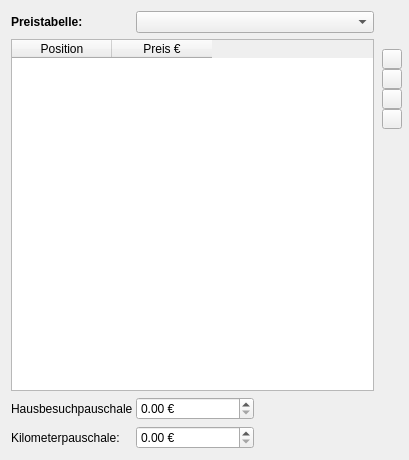
<?xml version="1.0" encoding="UTF-8"?>
<ui version="4.0">
 <class>ConfPricesPriv</class>
 <widget class="QWidget" name="ConfPricesPriv">
  <property name="geometry">
   <rect>
    <x>0</x>
    <y>0</y>
    <width>409</width>
    <height>460</height>
   </rect>
  </property>
  <property name="windowTitle">
   <string>Form</string>
  </property>
  <layout class="QGridLayout" name="gridLayout">
   <property name="rightMargin">
    <number>2</number>
   </property>
   <property name="horizontalSpacing">
    <number>3</number>
   </property>
   <property name="verticalSpacing">
    <number>6</number>
   </property>
   <item row="0" column="0">
    <widget class="QLabel" name="label">
     <property name="font">
      <font>
       <weight>75</weight>
       <bold>true</bold>
      </font>
     </property>
     <property name="text">
      <string>Preistabelle:</string>
     </property>
    </widget>
   </item>
   <item row="0" column="1" colspan="2">
    <widget class="QComboBox" name="cbTable"/>
   </item>
   <item row="1" column="0" rowspan="8" colspan="3">
    <widget class="QTableWidget" name="tableWidget">
     <property name="minimumSize">
      <size>
       <width>0</width>
       <height>350</height>
      </size>
     </property>
     <property name="alternatingRowColors">
      <bool>true</bool>
     </property>
     <property name="selectionMode">
      <enum>QAbstractItemView::SingleSelection</enum>
     </property>
     <column>
      <property name="text">
       <string>Position</string>
      </property>
     </column>
     <column>
      <property name="text">
       <string>Preis €</string>
      </property>
     </column>
    </widget>
   </item>
   <item row="1" column="3">
    <widget class="QWidget" name="widget" native="true">
     <property name="maximumSize">
      <size>
       <width>30</width>
       <height>16777215</height>
      </size>
     </property>
     <layout class="QGridLayout" name="gridLayout_2">
      <property name="leftMargin">
       <number>0</number>
      </property>
      <property name="topMargin">
       <number>10</number>
      </property>
      <property name="rightMargin">
       <number>0</number>
      </property>
      <property name="bottomMargin">
       <number>0</number>
      </property>
      <property name="spacing">
       <number>0</number>
      </property>
      <item row="0" column="0">
       <widget class="QPushButton" name="pbAdd">
        <property name="maximumSize">
         <size>
          <width>20</width>
          <height>20</height>
         </size>
        </property>
        <property name="toolTip">
         <string>Position hinzufügen</string>
        </property>
        <property name="text">
         <string/>
        </property>
        <property name="icon">
         <iconset resource="images/images.qrc">
          <normaloff>:/plus.png</normaloff>:/plus.png</iconset>
        </property>
       </widget>
      </item>
      <item row="1" column="0">
       <widget class="QPushButton" name="pbDel">
        <property name="maximumSize">
         <size>
          <width>20</width>
          <height>20</height>
         </size>
        </property>
        <property name="toolTip">
         <string>Position entfernen</string>
        </property>
        <property name="text">
         <string/>
        </property>
        <property name="icon">
         <iconset resource="images/images.qrc">
          <normaloff>:/minus.png</normaloff>:/minus.png</iconset>
        </property>
       </widget>
      </item>
      <item row="2" column="0">
       <widget class="QPushButton" name="pbUp">
        <property name="maximumSize">
         <size>
          <width>20</width>
          <height>20</height>
         </size>
        </property>
        <property name="toolTip">
         <string>Position nach oben</string>
        </property>
        <property name="text">
         <string/>
        </property>
        <property name="icon">
         <iconset resource="images/images.qrc">
          <normaloff>:/up.png</normaloff>:/up.png</iconset>
        </property>
       </widget>
      </item>
      <item row="3" column="0">
       <widget class="QPushButton" name="pbDown">
        <property name="maximumSize">
         <size>
          <width>20</width>
          <height>20</height>
         </size>
        </property>
        <property name="toolTip">
         <string>Position nach unten</string>
        </property>
        <property name="text">
         <string/>
        </property>
        <property name="icon">
         <iconset resource="images/images.qrc">
          <normaloff>:/down.png</normaloff>:/down.png</iconset>
        </property>
       </widget>
      </item>
     </layout>
    </widget>
   </item>
   <item row="10" column="0">
    <widget class="QLabel" name="label_2">
     <property name="text">
      <string>Kilometerpauschale:</string>
     </property>
    </widget>
   </item>
   <item row="10" column="1">
    <widget class="QDoubleSpinBox" name="doubleSpinBox">
     <property name="prefix">
      <string/>
     </property>
     <property name="suffix">
      <string> €</string>
     </property>
    </widget>
   </item>
   <item row="9" column="0">
    <widget class="QLabel" name="label_3">
     <property name="text">
      <string>Hausbesuchpauschale</string>
     </property>
    </widget>
   </item>
   <item row="9" column="1">
    <widget class="QDoubleSpinBox" name="doubleSpinBox_2">
     <property name="suffix">
      <string> €</string>
     </property>
    </widget>
   </item>
  </layout>
 </widget>
 <resources>
  <include location="images/images.qrc"/>
 </resources>
 <connections/>
</ui>
